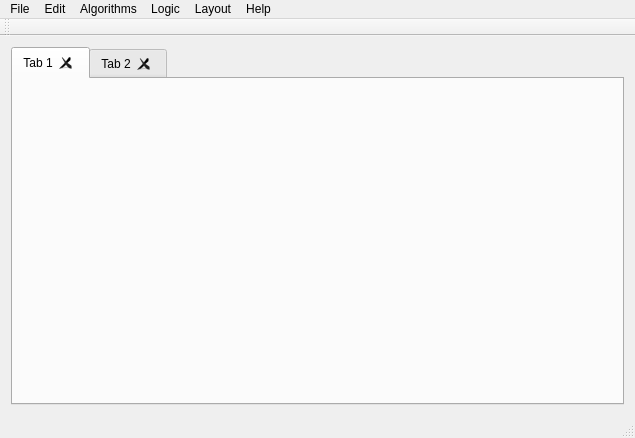
<?xml version="1.0" encoding="UTF-8"?>
<ui version="4.0">
 <class>MainWindow</class>
 <widget class="QMainWindow" name="MainWindow">
  <property name="geometry">
   <rect>
    <x>0</x>
    <y>0</y>
    <width>635</width>
    <height>438</height>
   </rect>
  </property>
  <property name="windowTitle">
   <string>Open-Graphtheory.org</string>
  </property>
  <widget class="QWidget" name="centralWidget">
   <layout class="QGridLayout" name="gridLayout">
    <item row="0" column="0">
     <widget class="QTabWidget" name="tabWidget">
      <property name="tabsClosable">
       <bool>true</bool>
      </property>
      <widget class="QWidget" name="tab">
       <attribute name="title">
        <string>Tab 1</string>
       </attribute>
      </widget>
      <widget class="QWidget" name="tab_2">
       <attribute name="title">
        <string>Tab 2</string>
       </attribute>
      </widget>
     </widget>
    </item>
   </layout>
  </widget>
  <widget class="QMenuBar" name="menuBar">
   <property name="geometry">
    <rect>
     <x>0</x>
     <y>0</y>
     <width>635</width>
     <height>20</height>
    </rect>
   </property>
   <widget class="QMenu" name="menuFile">
    <property name="title">
     <string>File</string>
    </property>
    <widget class="QMenu" name="menuGenerate">
     <property name="title">
      <string>Generate</string>
     </property>
     <addaction name="actionGenerate"/>
    </widget>
    <addaction name="actionNew"/>
    <addaction name="menuGenerate"/>
    <addaction name="actionOpen"/>
    <addaction name="actionSave"/>
    <addaction name="actionSave_as"/>
    <addaction name="actionClose"/>
    <addaction name="separator"/>
    <addaction name="separator"/>
    <addaction name="actionQuit"/>
   </widget>
   <widget class="QMenu" name="menuLayout">
    <property name="title">
     <string>Layout</string>
    </property>
    <addaction name="actionSpring_Embed"/>
   </widget>
   <widget class="QMenu" name="menuHelp">
    <property name="title">
     <string>Help</string>
    </property>
    <addaction name="actionForum"/>
    <addaction name="actionBugtracker"/>
   </widget>
   <widget class="QMenu" name="menuAlgorithms">
    <property name="title">
     <string>Algorithms</string>
    </property>
    <addaction name="actionClique"/>
    <addaction name="actionIndependent_Set"/>
    <addaction name="actionDominating_Set"/>
    <addaction name="actionMaximum_Matching"/>
    <addaction name="actionColoring"/>
    <addaction name="actionPath"/>
    <addaction name="actionMinimum_Cut"/>
   </widget>
   <widget class="QMenu" name="menuEdit">
    <property name="title">
     <string>Edit</string>
    </property>
    <addaction name="actionUndo"/>
    <addaction name="actionRedo"/>
    <addaction name="separator"/>
    <addaction name="actionCut"/>
    <addaction name="actionCopy"/>
    <addaction name="actionPaste"/>
    <addaction name="actionDelete"/>
   </widget>
   <widget class="QMenu" name="menuLogic">
    <property name="title">
     <string>Logic</string>
    </property>
    <addaction name="actionModal_Logic"/>
    <addaction name="actionComputation_Tree_Logic"/>
    <addaction name="actionFirst_Order_Predicate_Logic"/>
   </widget>
   <addaction name="menuFile"/>
   <addaction name="menuEdit"/>
   <addaction name="menuAlgorithms"/>
   <addaction name="menuLogic"/>
   <addaction name="menuLayout"/>
   <addaction name="menuHelp"/>
  </widget>
  <widget class="QToolBar" name="mainToolBar">
   <attribute name="toolBarArea">
    <enum>TopToolBarArea</enum>
   </attribute>
   <attribute name="toolBarBreak">
    <bool>false</bool>
   </attribute>
  </widget>
  <widget class="QStatusBar" name="statusBar"/>
  <action name="actionOpen">
   <property name="text">
    <string>Open</string>
   </property>
   <property name="shortcut">
    <string>Ctrl+O</string>
   </property>
  </action>
  <action name="actionSave">
   <property name="text">
    <string>Save</string>
   </property>
   <property name="shortcut">
    <string>Ctrl+S</string>
   </property>
  </action>
  <action name="actionClose">
   <property name="text">
    <string>Close</string>
   </property>
   <property name="shortcut">
    <string>Ctrl+W</string>
   </property>
  </action>
  <action name="actionQuit">
   <property name="text">
    <string>Quit</string>
   </property>
  </action>
  <action name="actionNew">
   <property name="text">
    <string>New</string>
   </property>
   <property name="shortcut">
    <string>Ctrl+N</string>
   </property>
  </action>
  <action name="actionSpring_Embed">
   <property name="text">
    <string>Spring-Embed</string>
   </property>
  </action>
  <action name="actionSave_as">
   <property name="text">
    <string>Save as...</string>
   </property>
   <property name="shortcut">
    <string>Ctrl+Shift+S</string>
   </property>
  </action>
  <action name="actionForum">
   <property name="text">
    <string>Forum</string>
   </property>
  </action>
  <action name="actionBugtracker">
   <property name="text">
    <string>Bugtracker</string>
   </property>
  </action>
  <action name="actionClique">
   <property name="text">
    <string>Clique</string>
   </property>
  </action>
  <action name="actionIndependent_Set">
   <property name="text">
    <string>Independent Set</string>
   </property>
  </action>
  <action name="actionDominating_Set">
   <property name="text">
    <string>Dominating Set</string>
   </property>
  </action>
  <action name="actionColoring">
   <property name="text">
    <string>Coloring</string>
   </property>
  </action>
  <action name="actionPath">
   <property name="text">
    <string>Path</string>
   </property>
  </action>
  <action name="actionCut">
   <property name="text">
    <string>Cut</string>
   </property>
  </action>
  <action name="actionCopy">
   <property name="text">
    <string>Copy</string>
   </property>
  </action>
  <action name="actionPaste">
   <property name="text">
    <string>Paste</string>
   </property>
  </action>
  <action name="actionDelete">
   <property name="text">
    <string>Delete</string>
   </property>
  </action>
  <action name="actionUndo">
   <property name="text">
    <string>Undo</string>
   </property>
  </action>
  <action name="actionRedo">
   <property name="text">
    <string>Redo</string>
   </property>
  </action>
  <action name="actionModal_Logic">
   <property name="text">
    <string>Modal-Logic</string>
   </property>
  </action>
  <action name="actionComputation_Tree_Logic">
   <property name="text">
    <string>Computation-Tree Logic</string>
   </property>
  </action>
  <action name="actionFirst_Order_Predicate_Logic">
   <property name="text">
    <string>First-Order Predicate Logic</string>
   </property>
  </action>
  <action name="actionMinimum_Cut">
   <property name="text">
    <string>Minimum Cut</string>
   </property>
  </action>
  <action name="actionMaximum_Matching">
   <property name="text">
    <string>Maximum Matching</string>
   </property>
  </action>
  <action name="actionGenerate">
   <property name="text">
    <string>Generate</string>
   </property>
  </action>
 </widget>
 <layoutdefault spacing="6" margin="11"/>
 <resources/>
 <connections/>
</ui>
